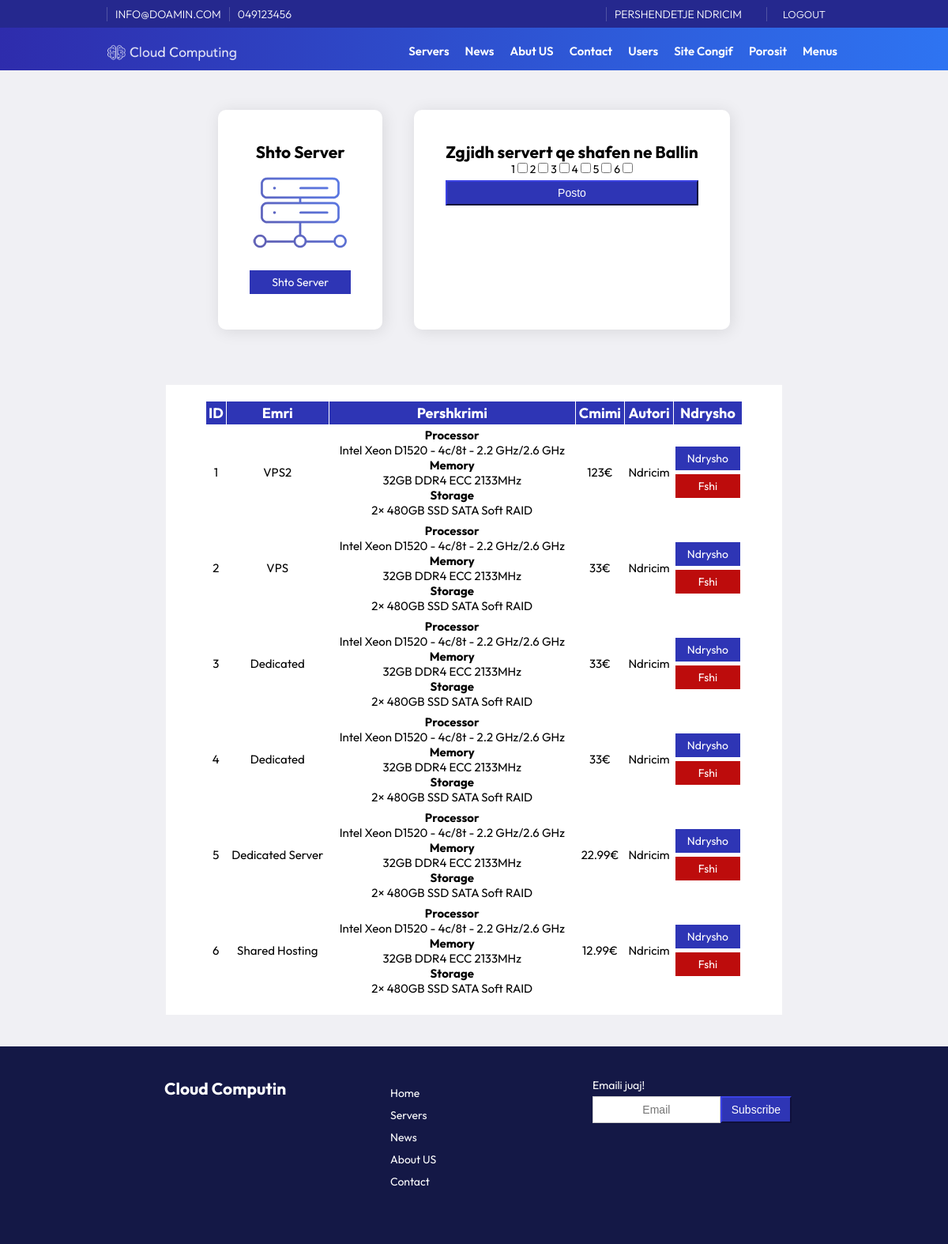
/admin/servers.php (signed in), run on the app's committed database.
### tables this page shows
CREATE TABLE `configs` (
  `id` int(11) NOT NULL,
  `emri` varchar(255) NOT NULL,
  `vlera` text NOT NULL
);

CREATE TABLE `users` (
  `id` int(11) NOT NULL,
  `emri` varchar(255) NOT NULL,
  `mbiemri` varchar(255) NOT NULL,
  `username` varchar(255) NOT NULL,
  `password` varchar(255) NOT NULL,
  `email` varchar(255) NOT NULL,
  `role` varchar(50) NOT NULL,
  `kycja` text NOT NULL
);

CREATE TABLE `servers` (
  `id` int(11) NOT NULL,
  `Titulli` varchar(255) NOT NULL,
  `Pershkrimi` text DEFAULT NULL,
  `Data` date NOT NULL,
  `Cmimi` varchar(255) DEFAULT NULL,
  `foto` varchar(255) NOT NULL,
  `autori` varchar(255) NOT NULL
);

CREATE TABLE `menu` (
  `id` int(11) NOT NULL,
  `Emri` varchar(255) NOT NULL,
  `vlera` varchar(255) NOT NULL,
  `renditja` int(11) NOT NULL,
  `autori` varchar(255) NOT NULL,
  `Data` datetime NOT NULL DEFAULT current_timestamp() ON UPDATE current_timestamp()
);

### assets/config/functions.php (called while the page is built, shortened)
<?php
include_once 'config.php';
class SiteConfigs {
    private $db;
    public function __construct($db) {
        $this->db = $db;
    }
    public function readConfig($emri) {
        $defaultValue = 'Not Available';
        $query = "SELECT vlera FROM configs WHERE emri = '$emri' LIMIT 1";
        $result = $this->db->conn->query($query);
        if ($result->num_rows > 0) {
            $configs = $result->fetch_assoc();
            return $configs['vlera'];
        }
        return $defaultValue;
    }
}
?>

### assets/config/config.php (called while the page is built, shortened)
<?php
class Database {
    private $host = "localhost";
    private $username = "root";
    private $password = "";
    private $database = "CloudComputing";
    public function __construct() {
        $this->conn = new mysqli($this->host, $this->username, $this->password, $this->database);
    }
}
?>

### assets/config/user.php (called while the page is built, shortened)
<?php
class User {
    private $db;
    public function __construct($db) {
        $this->db = $db;
    }
    public function checkUserRole($id) {
        $query = "SELECT role FROM users WHERE id = $id";
        $result = $this->db->conn->query($query);
        if ($result->num_rows > 0) {
            $user = $result->fetch_assoc();
            return $user['role'];
        }
        return false;
    }
        public function readEmri($emri, $id) {
            $query = "SELECT $emri FROM users WHERE id = $id";
            $result = $this->db->conn->query($query);
            if ($result->num_rows > 0) {
                $user = $result->fetch_assoc();
                return $user[$emri];
            }
            return false;
        }
}
?>

### assets/config/servers.php (called while the page is built, shortened)
<?php
class Servers {
    private $db;
    public function __construct($db) {
        $this->db = $db;
    }
    public function readAllServers() {
        $query = "SELECT * FROM servers";
        $result = $this->db->conn->query($query);
        return $result->fetch_all(MYSQLI_ASSOC);
    }
}
?>

### assets/config/menu.php (called while the page is built, shortened)
<?php
class Menu {
    private $db;
    public function __construct($db) {
        $this->db = $db;
    }
    public function readAllMenu() {
        $query = "SELECT * FROM menu ORDER BY renditja ASC";
        $result = $this->db->conn->query($query);
        return $result->fetch_all(MYSQLI_ASSOC);
    }
}
?>

### admin/servers.php (the view, shortened to what this page needs)
<?php
include_once '../assets/config/config.php';
include_once '../assets/config/functions.php';
include_once '../assets/config/servers.php';
include_once '../assets/config/menu.php';
include_once '../assets/config/user.php';
$db = new Database();
$servers = new Servers($db);
$allServers = $servers->readAllServers();
$configs = new SiteConfigs($db);
?>
<!DOCTYPE html>
<html lang="en">
<head>
    <link rel="stylesheet" href="../assets/css/style.css">
    <link rel="stylesheet" href="https://cdnjs.cloudflare.com/ajax/libs/font-awesome/4.7.0/css/font-awesome.min.css">
</head>
<body>
    <div class="container front-page">
        <?php include "header.php" ?>
        <div class="feature">
            <div class="featurediv width65">
                <div class="featureitem">
                <h2>Shto Server</h2>
                    <img src="../assets/imgs/icon1.png" alt="">
                    <a class="btn btn-block btn-mir" href="servers_post.php">Shto Server</a>
                </div>
                <div class="featureitem">
                    <h2>Zgjidh servert qe shafen ne Ballin</h2>
                    <form id="FServers" method="post" class="kotaktforma">
                        <?php foreach ($allServers as $server): ?>
                        <tr>
                            <td><?php echo $server['id']; ?></td>
                            <td><input type="checkbox" value="<?php echo $server['id']; ?>" id="FServer" name="FServer[]" onClick="just2cat();"></td>
                        </tr>
                        <?php endforeach; ?>
                        <button class="btn btn-mir btn-block"  id="submit" name="submit">Posto</button>
                </div>
            </div>
        </div>
        <div class="articels width65">
            <div class="table-wrapper">
                <table class="serverat">
                    <thead>
                        <tr>
                            <th>ID</th>
                            <th>Emri</th>
                            <th>Pershkrimi</th>
                            <th>Cmimi</th>
                            <th>Autori</th>
                            <th>Ndrysho</th>
                        </tr>
                    </thead>
                    <tbody>
                        <?php foreach ($allServers as $server): ?>
                        <tr>
                            <td><?php echo $server['id']; ?></td>
                            <td><?php echo $server['Titulli']; ?></td>
                            <td><?php echo $server['Pershkrimi']; ?></td>
                            <td><?php echo $server['Cmimi']; ?>€</td>
                            <td><?php echo $server['autori']; ?></td>
                            <td>
                                <a class="btn btn-mir" href="server_update.php?id=<?php echo $server['id']; ?>">Ndrysho</a>
                                <a class="btn btn-keq" href="delete_server.php?id=<?php echo $server['id']; ?>">Fshi</a>
                            </td>
                        </tr>
                        <?php endforeach; ?>
                </table>
            </div>
        </div>
        <?php include "../footer.php" ?>
    </div>
</body>
</html>

### admin/header.php (shortened to what this page needs)
<?php
$db = new Database();
$menu = new Menu($db);
$allMenu = $menu->readAllMenu();
if (isset($_SESSION['user_id'])) {
$user = new User($db);
} else {
};
?>
   <header>
            <div class="topnav">
                <div class="container width80">
                    <div class="topnavl">
                        <div class="topbarw">
                            <p><?php echo $configs->readConfig('email');?></p><p><?php echo $configs->readConfig('telefoni');?></p>
                        </div>
                    </div>
                    <div class="topnavr">
                        <div class="topbarw">
                                <?php
                                    if (isset($_SESSION['user_id'])) {
                                        $user_id = $_SESSION['user_id'];
                                        $user_role = $user->checkUserRole($user_id);
                                        $emri = '<p>Pershendetje ' .$user->readEmri('emri',$user_id) .'<p>';
                                        $logout = '<p><a href="' . $configs->readConfig('url') . '/logout.php">Logout</a></p>';
                                        if ($user_role === 'admin') {
                                            echo $emri ;
                                            echo $logout;
                                        } elseif ($user_role === 'user') {
                                            echo $emri ;
                                            echo $logout;
                                        } else {
                                            echo '<p><a href="' . $configs->readConfig('url') . '/login.php">Login</a></p>';
                                            echo '<p><a href="' . $configs->readConfig('url') . '/login.php">Register</a></p>';
                                        }
                                    }else {
                                        echo '<p><a href="' . $configs->readConfig('url') . '/login.php">Login</a></p>';
                                        echo '<p><a href="' . $configs->readConfig('url') . '/login.php">Register</a></p>';
                                    }
                                ?>
                        </div>
                    </div>
                </div>
            </div>
            <div class="width80">
                <div class="logo"><a href="<?php echo $configs->readConfig('url'); ?>"><img src="<?php echo $configs->readConfig('imgurl');?>/logow.png" /></a></div>
                <div class="nav" id="navid">
                    <ul>
                        <?php
                            if (isset($_SESSION['user_id'])) {
                                $user_id = $_SESSION['user_id'];
                                $user_role = $user->checkUserRole($user_id);
                                if ($user_role === 'admin') {
                                echo '<li><a href="'. $configs->readConfig('url').'admin/servers.php">Servers</a></li>
                                <li><a href="'. $configs->readConfig('url').'admin/news.php">News</a></li>
                                <li><a href="'. $configs->readConfig('url').'admin/faqet.php">Abut US</a></li>
                                <li><a href="'. $configs->readConfig('url').'admin/contacts.php">Contact</a></li>
                                <li><a href="'. $configs->readConfig('url').'admin/users.php">Users</a></li>
                                <li><a href="'. $configs->readConfig('url').'admin/siteconfig.php">Site Congif</a></li>
                                <li><a href="'. $configs->readConfig('url').'admin/porosit.php">Porosit</a></li>
                                <li><a href="'. $configs->readConfig('url').'/admin/menu.php">Menus</a></li>
                                <a href="javascript:void(0);" class="icon" onclick="navrespons()">
                                <i class="fa fa-bars"></i>
                            </a>';
                                } else {
                                }
                            }
                        ?>
                    </ul>
                </div>
            </div>
        </header>

### footer.php (shortened to what this page needs)
<footer>
    <div class="footeri width80">
        <div class="footerleft">
            <h2><a href="<?php echo $configs->readConfig('url'); ?>">Cloud Computin</a></h2>
        </div>
        <div class="footercenter">
            <ul>
                <?php foreach ($allMenu as $menu): ?>
                    <li><a href="<?php echo $configs->readConfig('url'); echo $menu['vlera']; ?>"><?php echo $menu['Emri']; ?></a></li>
                <?php endforeach; ?>
            </ul>
        </div>
        <div class="footerright">
            <p>Emaili juaj!</p>
            <div class="subs">
                <input class="form-control btn flex" type="email" placeholder="Email">
                <button class="btn btn-mir flex1">Subscribe</button>
            </div>
        </div>
    </div>
</footer>

### assets/css/style.css (style rules this page uses)
*, *:before, *:after { margin: 0; padding: 0; box-sizing: border-box; --title-font: "Outfit", Helvetica, Arial, sans-serif; --body-font: "Outfit", Helvetica, Arial, sans-serif; }
body, html { font-size: 14px; width: 100%; height: 100%; background: #F0F0F4; }
ul li a, a, body, span, text { font-family: "Outfit", Helvetica, Arial, sans-serif; }
header ul > li { list-style: none; float: left; margin: 10px 10px auto; }
.container { margin: auto; width: 100%; }
.width80 { width: 80%; margin: auto; }
.width65 { width: 65%; margin: auto; }
header { background-image: linear-gradient(to right, #2E2CAC, #2E74F2); color: #fff; }
.topnav { margin: auto; height:35px; background-color: #25288e; padding: 5px 0 5px 0; }
.topnavl { float:left; }
.topnavr { float: right; }
.topbarw { font-size: 13px; display: flex; padding: 4px 15px; font-weight: 300; }
.topnav p { text-transform: uppercase; font-size: 14px; margin: auto; border-left: solid 1px rgba(255, 255, 255, .2); padding: 0 10px 0 10px; }
.topnavr a { text-decoration: none; color: #fff; font-size: 14px; padding: 0 10px 0 10px; }
.topnav span, .topnav a { text-transform: uppercase; font-size: 13px; margin: 5px auto; }
.logo { margin: 10px 0 0 0; }
.logo img { width: 200px; float: left; }
.nav { float: right; margin: 0 10px ; }
.nav li a { text-decoration: none; color: #fff; font-size:15px; font-weight: 600; }
.feature { margin: 50px 0 50px 0; width: 100%; }
.featurediv { display: flex; flex-wrap: nowrap; justify-content: center; }
.featureitem { margin: 0 20px 20px 20px; padding: 40px; background: #ffffff; background-size: auto; overflow: hidden; position: relative; border-radius: 10px; -webkit-border-radius: 10px; -moz-border-radius: 10px; -webkit-box-shadow: 2px 2px 20px 0px rgba(0, 0, 0, 0.1); -moz-box-shadow: 2px 2px 20px 0px rgba(0, 0, 0, 0.1); box-shadow: 2px 2px 20px 0px rgba(0, 0, 0, 0.1); text-align: center; }
.featureitem img { max-width: 128px; max-height: 128px; }
.front-page { width: 100%; }
.articels { display: flex; flex-wrap: wrap; align-content: space-between; margin:auto; padding: 20px 50px 20px 50px; background-color: white; }
.articels a { list-style: none; text-decoration: none; }
.form-control { display: block; width: 100%; height: 34px; padding: 6px 12px; font-size: 14px; border: 1px solid #ccc; }
.btn { font-size: 14px; font-weight: 400; text-align: center; border: 1px solid #000 transparent; padding: 6px 12px; margin: 5px auto 5px auto; box-shadow: none !important; display: block; }
.btn-block { display: block; width: 100%; }
.btn-mir { color: #fff; text-decoration:none; background-color: #2e35b5; border-color: #25298f; }
.btn-keq { color: #fff; text-decoration:none; background-color: #bd0c0c; border-color: #790303; }
footer { height: auto; padding: 20px; background: #141846; margin: 40px 0 0 0; }
footer ul > li, footer a { list-style: none; margin: 10px 10px auto; text-decoration: none; color: #FFF; }
.footeri { display: flex; flex-wrap: wrap; justify-content: space-between; margin:auto; padding: 20px 50px 20px 50px; color: #fff; }
.footerleft, .footercenter, .footerright { width: 33%; flex-grow: 1; padding: 0 12px 0 12px; margin-bottom:30px; }
.subs { display: flex; flex-wrap: wrap; }
.flex { flex: 1; float: left; }
.flex1 { flex: 0; float: left; }
.table-wrapper { width: 100%; overflow-x: auto; }
table.serverat { width: 100%; height: 200px; text-align: center; border-collapse: collapse; }
table.serverat td, table.serverat th { border: 1px solid #FFFFFF; padding: 3px 2px; }
table.serverat tbody td { font-size: 15px; }
table.serverat thead { background: #2E35B5; }
table.serverat thead th { font-size: 18px; font-weight: bold; color: #FFFFFF; text-align: center; }

### data on the page
configs: vlera "INFO@DOAMIN.COM"
configs: vlera "049123456"
users: emri "NDRICIM"
configs: vlera (picture)
servers: id "1", Titulli "VPS2", Pershkrimi "Processor Intel Xeon D1520 - 4c/8t - 2.2 GHz/2.6 GHz Memory 32GB DDR4 ECC 2133MHz Storage 2× 480GB SSD SATA Soft RAID", Cmimi "123", autori "Ndricim"
servers: id "2", Titulli "VPS", Pershkrimi "Processor Intel Xeon D1520 - 4c/8t - 2.2 GHz/2.6 GHz Memory 32GB DDR4 ECC 2133MHz Storage 2× 480GB SSD SATA Soft RAID", Cmimi "33", autori "Ndricim"
servers: id "3", Titulli "Dedicated", Pershkrimi "Processor Intel Xeon D1520 - 4c/8t - 2.2 GHz/2.6 GHz Memory 32GB DDR4 ECC 2133MHz Storage 2× 480GB SSD SATA Soft RAID", Cmimi "33", autori "Ndricim"
servers: id "4", Titulli "Dedicated", Pershkrimi "Processor Intel Xeon D1520 - 4c/8t - 2.2 GHz/2.6 GHz Memory 32GB DDR4 ECC 2133MHz Storage 2× 480GB SSD SATA Soft RAID", Cmimi "33", autori "Ndricim"
servers: id "5", Titulli "Dedicated Server", Pershkrimi "Processor Intel Xeon D1520 - 4c/8t - 2.2 GHz/2.6 GHz Memory 32GB DDR4 ECC 2133MHz Storage 2× 480GB SSD SATA Soft RAID", Cmimi "22.99", autori "Ndricim"
servers: id "6", Titulli "Shared Hosting", Pershkrimi "Processor Intel Xeon D1520 - 4c/8t - 2.2 GHz/2.6 GHz Memory 32GB DDR4 ECC 2133MHz Storage 2× 480GB SSD SATA Soft RAID", Cmimi "12.99", autori "Ndricim"
menu: Emri "Home"
menu: Emri "Servers"
menu: Emri "News"
menu: Emri "About US"
menu: Emri "Contact"
